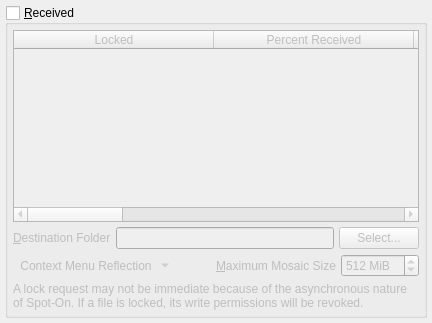
              <widget class="QWidget" name="tab_SB_incoming">
               <attribute name="icon">
                <iconset resource="../Icons/icons.qrc">
                 <normaloff>:/nuvola/down.png</normaloff>:/nuvola/down.png</iconset>
               </attribute>
               <attribute name="title">
                <string>&amp;Received</string>
               </attribute>
               <layout class="QVBoxLayout" name="verticalLayout_44">
                <property name="spacing">
                 <number>5</number>
                </property>
                <property name="leftMargin">
                 <number>5</number>
                </property>
                <property name="topMargin">
                 <number>5</number>
                </property>
                <property name="rightMargin">
                 <number>5</number>
                </property>
                <property name="bottomMargin">
                 <number>5</number>
                </property>
                <item>
                 <widget class="QSplitter" name="splitter">
                  <property name="orientation">
                   <enum>Qt::Vertical</enum>
                  </property>
                  <widget class="QGroupBox" name="receivers">
                   <property name="title">
                    <string>&amp;Received</string>
                   </property>
                   <property name="checkable">
                    <bool>true</bool>
                   </property>
                   <property name="checked">
                    <bool>false</bool>
                   </property>
                   <layout class="QVBoxLayout" name="verticalLayout_41">
                    <property name="spacing">
                     <number>5</number>
                    </property>
                    <property name="leftMargin">
                     <number>5</number>
                    </property>
                    <property name="topMargin">
                     <number>5</number>
                    </property>
                    <property name="rightMargin">
                     <number>5</number>
                    </property>
                    <property name="bottomMargin">
                     <number>5</number>
                    </property>
                    <item>
                     <widget class="QTableWidget" name="received">
                      <property name="styleSheet">
                       <string notr="true">QTableWidget#received

{
   border-image: url(:/Logo/background.png) 0 0 0 0 stretch stretch;
   border-width: 0px;
}</string>
                      </property>
                      <property name="alternatingRowColors">
                       <bool>true</bool>
                      </property>
                      <property name="selectionMode">
                       <enum>QAbstractItemView::SingleSelection</enum>
                      </property>
                      <property name="selectionBehavior">
                       <enum>QAbstractItemView::SelectRows</enum>
                      </property>
                      <property name="horizontalScrollMode">
                       <enum>QAbstractItemView::ScrollPerPixel</enum>
                      </property>
                      <property name="sortingEnabled">
                       <bool>true</bool>
                      </property>
                      <attribute name="horizontalHeaderDefaultSectionSize">
                       <number>200</number>
                      </attribute>
                      <attribute name="horizontalHeaderStretchLastSection">
                       <bool>true</bool>
                      </attribute>
                      <column>
                       <property name="text">
                        <string>Locked</string>
                       </property>
                      </column>
                      <column>
                       <property name="text">
                        <string>Percent Received</string>
                       </property>
                      </column>
                      <column>
                       <property name="text">
                        <string>Pulse Size</string>
                       </property>
                      </column>
                      <column>
                       <property name="text">
                        <string>Total Size</string>
                       </property>
                      </column>
                      <column>
                       <property name="text">
                        <string>File</string>
                       </property>
                      </column>
                      <column>
                       <property name="text">
                        <string>Computed SHA-1 Hash</string>
                       </property>
                      </column>
                      <column>
                       <property name="text">
                        <string>Expected SHA-1 Hash</string>
                       </property>
                      </column>
                      <column>
                       <property name="text">
                        <string>OID</string>
                       </property>
                      </column>
                     </widget>
                    </item>
                    <item>
                     <layout class="QHBoxLayout" name="horizontalLayout_54">
                      <property name="spacing">
                       <number>5</number>
                      </property>
                      <item>
                       <widget class="QLabel" name="label_63">
                        <property name="text">
                         <string>&amp;Destination Folder</string>
                        </property>
                        <property name="buddy">
                         <cstring>destination</cstring>
                        </property>
                       </widget>
                      </item>
                      <item>
                       <widget class="QLineEdit" name="destination"/>
                      </item>
                      <item>
                       <widget class="QPushButton" name="etpSelectDestination">
                        <property name="text">
                         <string>Select...</string>
                        </property>
                       </widget>
                      </item>
                     </layout>
                    </item>
                    <item>
                     <layout class="QHBoxLayout" name="horizontalLayout_55">
                      <property name="spacing">
                       <number>5</number>
                      </property>
                      <item>
                       <widget class="QToolButton" name="receivedActionMenu">
                        <property name="toolTip">
                         <string>Context Menu</string>
                        </property>
                        <property name="text">
                         <string>Context Menu Reflection</string>
                        </property>
                        <property name="icon">
                         <iconset resource="../Icons/icons.qrc">
                          <normaloff>:/generic/menu.png</normaloff>:/generic/menu.png</iconset>
                        </property>
                        <property name="popupMode">
                         <enum>QToolButton::MenuButtonPopup</enum>
                        </property>
                        <property name="autoRaise">
                         <bool>true</bool>
                        </property>
                       </widget>
                      </item>
                      <item>
                       <spacer name="horizontalSpacer_44">
                        <property name="orientation">
                         <enum>Qt::Horizontal</enum>
                        </property>
                        <property name="sizeHint" stdset="0">
                         <size>
                          <width>40</width>
                          <height>20</height>
                         </size>
                        </property>
                       </spacer>
                      </item>
                      <item>
                       <widget class="QLabel" name="label_59">
                        <property name="text">
                         <string>&amp;Maximum Mosaic Size</string>
                        </property>
                        <property name="buddy">
                         <cstring>etpMaxMosaicSize</cstring>
                        </property>
                       </widget>
                      </item>
                      <item>
                       <widget class="QSpinBox" name="etpMaxMosaicSize">
                        <property name="suffix">
                         <string> MiB</string>
                        </property>
                        <property name="minimum">
                         <number>1</number>
                        </property>
                        <property name="maximum">
                         <number>5000</number>
                        </property>
                        <property name="value">
                         <number>512</number>
                        </property>
                       </widget>
                      </item>
                     </layout>
                    </item>
                    <item>
                     <widget class="QLabel" name="label_117">
                      <property name="text">
                       <string>&lt;html&gt;&lt;head/&gt;&lt;body&gt;&lt;p&gt;A lock request may not be immediate because of the asynchronous nature of Spot-On. If a file is locked, its write permissions will be revoked.&lt;/p&gt;&lt;/body&gt;&lt;/html&gt;</string>
                      </property>
                      <property name="wordWrap">
                       <bool>true</bool>
                      </property>
                     </widget>
                    </item>
                   </layout>
                  </widget>
                 </widget>
                </item>
               </layout>
              </widget>
